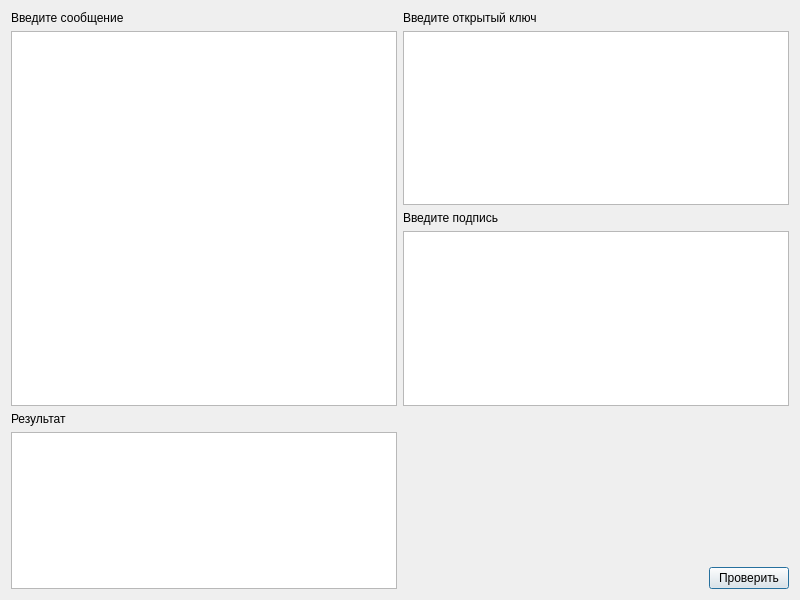
<?xml version="1.0" encoding="UTF-8"?>
<ui version="4.0">
 <class>Verify</class>
 <widget class="QDialog" name="Verify">
  <property name="geometry">
   <rect>
    <x>0</x>
    <y>0</y>
    <width>800</width>
    <height>600</height>
   </rect>
  </property>
  <property name="windowTitle">
   <string>Dialog</string>
  </property>
  <layout class="QVBoxLayout" name="verticalLayout_5">
   <item>
    <layout class="QHBoxLayout" name="horizontalLayout_2">
     <item>
      <layout class="QVBoxLayout" name="verticalLayout_3">
       <item>
        <widget class="QLabel" name="label">
         <property name="text">
          <string>Введите сообщение</string>
         </property>
        </widget>
       </item>
       <item>
        <widget class="QPlainTextEdit" name="plainTextEditFile"/>
       </item>
      </layout>
     </item>
     <item>
      <layout class="QVBoxLayout" name="verticalLayout_4">
       <item>
        <widget class="QLabel" name="label_2">
         <property name="text">
          <string>Введите открытый ключ</string>
         </property>
        </widget>
       </item>
       <item>
        <widget class="QPlainTextEdit" name="plainTextEditKey"/>
       </item>
       <item>
        <widget class="QLabel" name="label_4">
         <property name="text">
          <string>Введите подпись</string>
         </property>
        </widget>
       </item>
       <item>
        <widget class="QPlainTextEdit" name="plainTextEditSignatura"/>
       </item>
      </layout>
     </item>
    </layout>
   </item>
   <item>
    <layout class="QHBoxLayout" name="horizontalLayout_3">
     <item>
      <layout class="QVBoxLayout" name="verticalLayout_2">
       <item>
        <widget class="QLabel" name="label_3">
         <property name="text">
          <string>Результат</string>
         </property>
        </widget>
       </item>
       <item>
        <widget class="QTextBrowser" name="textBrowser"/>
       </item>
      </layout>
     </item>
     <item>
      <layout class="QHBoxLayout" name="horizontalLayout">
       <item>
        <spacer name="horizontalSpacer">
         <property name="orientation">
          <enum>Qt::Horizontal</enum>
         </property>
         <property name="sizeHint" stdset="0">
          <size>
           <width>40</width>
           <height>20</height>
          </size>
         </property>
        </spacer>
       </item>
       <item>
        <layout class="QVBoxLayout" name="verticalLayout">
         <item>
          <spacer name="verticalSpacer">
           <property name="orientation">
            <enum>Qt::Vertical</enum>
           </property>
           <property name="sizeHint" stdset="0">
            <size>
             <width>20</width>
             <height>40</height>
            </size>
           </property>
          </spacer>
         </item>
         <item>
          <widget class="QPushButton" name="pushButtonVerify">
           <property name="text">
            <string>Проверить</string>
           </property>
          </widget>
         </item>
        </layout>
       </item>
      </layout>
     </item>
    </layout>
   </item>
  </layout>
 </widget>
 <resources/>
 <connections/>
</ui>
